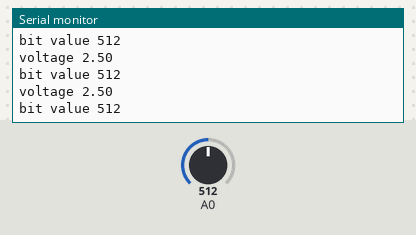
Simulated run of this sketch. Board: Arduino Uno, built with avr-gcc and run on an emulated ATmega328P. On the bench: the last lines printed to the serial monitor. Inputs (shaded band) come from the test bench; at power-on: A0 = 512.

Above: at 1.2 s.
1.3 s: A0 set to 716
At 1.39 s:
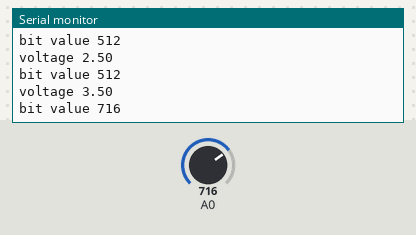
2.8 s: A0 set to 900
At 2.8 s:
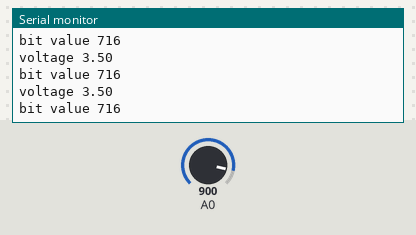
Timing chart, 0 to 5.8 s (numbered marks = the images above; inputs shaded):
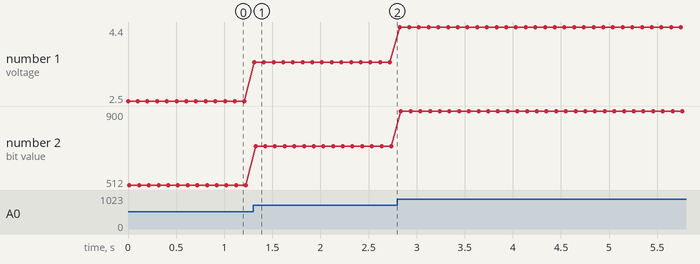

Measured:
- after the input at 1.3 s, the serial monitor: prints a new line at once (image 1)
- plotted number 1: 2.5 → 3.5 after the input at 1.3 s, 3.5 → 4.4 after the input at 2.8 s
- plotted number 2: 512 → 716 after the input at 1.3 s, 716 → 900 after the input at 2.8 s

The sketch:

BitPotentiometerVoltage.ino
```cpp
/*
This is the Potentiometer Bit and Voltage value program.

Goal: This program will print both the bit value of the potentiometer as well as the voltage value onto the serial monitor.

Main Theme: Float variable + Serial.print function + Analog Input.
*/
void setup()
{
// This command is used to enable printing on the serial monitor via the Serial.print function.
Serial.begin(9600);
}

void loop()
{
// Here I declared an integer variable called "BitValue" and it will store the values of analog input pin0.
int BitValue = analogRead(A0);
// Here I declared a float variable called "Voltage" and gave it the value of :
// the analog input pin0 multiplied by (5.0 divided by 1023.0) to transform the bit value that the analog input pin0 reads into voltage values.
float Voltage = BitValue * (5.0 / 1023.0);
// Here the Arduino simply prints the word "voltage" this is just a reference so we know which value is which.
Serial.print("voltage ");
// Here the Arduino prints the voltage values stored within the Voltage variable onto the serial monitor.
Serial.println(Voltage);
// Here the Arduino simply prints the words "bit value" this is just a reference so we know which value is which.
Serial.print("bit value ");
// Here the Arduino prints the bit values stored within the BitValue variable onto the serial monitor.
Serial.println(BitValue);
// Here we add a delay command of 100 millisecond for stability.
delay(100);
}
```
